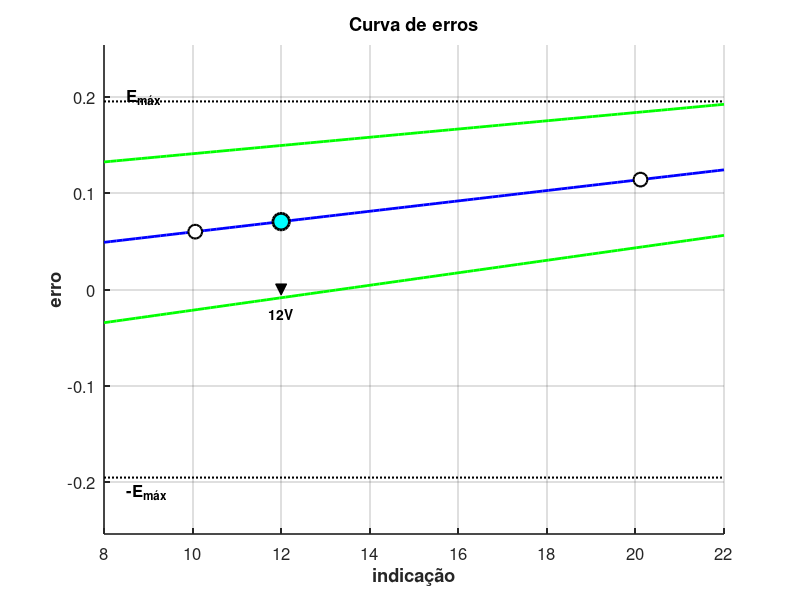

Write the MATLAB code that produced this figure.
% Análise Metrológica do Voltímetro Eletrônico
% Questão: Curva de Erros e Erro Máximo para 12V

clear all;
close all;
clc;

fprintf('=== ANÁLISE METROLÓGICA DO VOLTÍMETRO ELETRÔNICO ===\n\n');

% Dados das medições
% Pilha padrão de 10V (valor verdadeiro)
valor_real_10V = 10.0;
medicoes_10V = [10.08, 10.09, 10.00, 10.14, 10.01, 10.05, 10.05, 10.04, 10.06, 10.08];

% Pilha padrão de 20V (valor verdadeiro)  
valor_real_20V = 20.0;
medicoes_20V = [20.11, 20.10, 20.14, 20.13, 20.09, 20.09, 20.13, 20.12, 20.18, 20.05];

% Cálculo dos erros para cada medição
erros_10V = medicoes_10V - valor_real_10V;
erros_20V = medicoes_20V - valor_real_20V;

% Estatísticas para 10V
media_10V = mean(medicoes_10V);
desvio_10V = std(medicoes_10V);
erro_medio_10V = mean(erros_10V);

% Estatísticas para 20V
media_20V = mean(medicoes_20V);
desvio_20V = std(medicoes_20V);
erro_medio_20V = mean(erros_20V);

% Exibir estatísticas
fprintf('PILHA DE 10V:\n');
fprintf('Média das medições: %.4f V\n', media_10V);
fprintf('Desvio padrão: %.4f V\n', desvio_10V);
fprintf('Erro médio: %.4f V\n', erro_medio_10V);
fprintf('Erros individuais: ');
fprintf('%.3f ', erros_10V);
fprintf('\n\n');

fprintf('PILHA DE 20V:\n');
fprintf('Média das medições: %.4f V\n', media_20V);
fprintf('Desvio padrão: %.4f V\n', desvio_20V);
fprintf('Erro médio: %.4f V\n', erro_medio_20V);
fprintf('Erros individuais: ');
fprintf('%.3f ', erros_20V);
fprintf('\n\n');

% Para distribuição normal com 95,45% de abrangência (2 sigma)
k = 2; % fator de cobertura para 95,45%

% Incerteza expandida para cada ponto
incerteza_10V = k * desvio_10V;
incerteza_20V = k * desvio_20V;

fprintf('INCERTEZAS EXPANDIDAS (95,45%%):\n');
fprintf('10V: ±%.4f V\n', incerteza_10V);
fprintf('20V: ±%.4f V\n', incerteza_20V);
fprintf('\n');

% a) CURVA DE ERROS (Erro x Indicação)
% Pontos para a curva de calibração
indicacoes = [media_10V, media_20V];
erros_medios = [erro_medio_10V, erro_medio_20V];
incertezas = [incerteza_10V, incerteza_20V];

% Ajuste linear da curva de erros
coef = polyfit(indicacoes, erros_medios, 1);
slope = coef(1);
intercept = coef(2);

fprintf('EQUAÇÃO DA CURVA DE ERROS:\n');
fprintf('Erro = %.6f × Indicação + %.6f\n', slope, intercept);
fprintf('(Erro em V, Indicação em V)\n\n');

% Gerar pontos para plotar a reta
x_plot = linspace(9, 21, 100);
y_plot = polyval(coef, x_plot);

% b) ERRO MÁXIMO para pilha de 12V
valor_12V = 12.0;
erro_12V = polyval(coef, valor_12V);

% Interpolação da incerteza para 12V
incerteza_12V = interp1(indicacoes, incertezas, valor_12V, 'linear');

erro_maximo_12V = abs(erro_12V) + incerteza_12V;

fprintf('ERRO PARA PILHA DE 12V:\n');
fprintf('Erro calculado: %.4f V\n', erro_12V);
fprintf('Incerteza expandida: ±%.4f V\n', incerteza_12V);
fprintf('ERRO MÁXIMO: %.4f V\n\n', erro_maximo_12V);

% GRÁFICO: CURVA DE ERROS (Erro x Indicação) - Modelo do Professor
figure(1);
clf;
hold on;

% Calcular o erro máximo para definir as linhas de referência
E_max = max(abs([erros_medios])) + max(incertezas);

% Definir faixa ampla para o gráfico (seguindo modelo da imagem)
x_range = linspace(8, 22, 100);
y_curva = polyval(coef, x_range);

% Interpolar incerteza ao longo da curva ampla
incerteza_range = interp1(indicacoes, incertezas, x_range, 'linear', 'extrap');

% Curvas de erro superior e inferior (envelope de incerteza)
y_superior = y_curva + incerteza_range;
y_inferior = y_curva - incerteza_range;

% Plotar as linhas horizontais pontilhadas para Emáx e -Emáx
x_lim = [8, 22];
plot(x_lim, [E_max, E_max], 'k:', 'LineWidth', 1.5);
plot(x_lim, [-E_max, -E_max], 'k:', 'LineWidth', 1.5);

% Plotar curvas de erro (superior e inferior)
plot(x_range, y_superior, 'g-', 'LineWidth', 2);
plot(x_range, y_inferior, 'g-', 'LineWidth', 2);

% Plotar ajuste linear principal (curva de erros central)
plot(x_range, y_curva, 'b-', 'LineWidth', 2);

% Plotar dados medidos (pontos) - estilo similar à imagem
plot(indicacoes, erros_medios, 'wo', 'MarkerSize', 10, 'MarkerFaceColor', 'w', 'MarkerEdgeColor', 'k', 'LineWidth', 1.5);

% Marcar o erro em 12V com destaque
plot(valor_12V, erro_12V, 'co', 'MarkerSize', 12, 'MarkerFaceColor', 'c', 'MarkerEdgeColor', 'k', 'LineWidth', 2);

% Adicionar texto para Emáx (seguindo modelo da imagem)
text(8.5, E_max + 0.005, 'E_{máx}', 'FontSize', 12, 'FontWeight', 'bold');
text(8.5, -E_max - 0.015, '-E_{máx}', 'FontSize', 12, 'FontWeight', 'bold');

% Marcar ponto especial (equivalente ao "1015" da imagem)
plot(valor_12V, 0, 'v', 'MarkerSize', 8, 'MarkerFaceColor', 'k', 'MarkerEdgeColor', 'k');
text(valor_12V, -0.025, '12V', 'FontSize', 10, 'FontWeight', 'bold', 'HorizontalAlignment', 'center');

% Configurações do gráfico (seguindo modelo)
xlabel('indicação', 'FontSize', 14, 'FontWeight', 'bold');
ylabel('erro', 'FontSize', 14, 'FontWeight', 'bold');
title('Curva de erros', 'FontSize', 16, 'FontWeight', 'bold');
grid on;

% Ajustar limites dos eixos para seguir o modelo
xlim([8, 22]);
ylim([-E_max*1.3, E_max*1.3]);

% Melhorar aparência geral
set(gca, 'FontSize', 12);
set(gca, 'LineWidth', 1.2);

% Salvar gráfico como PNG
print('curva_erros_voltimetro.png', '-dpng', '-r300');

% Salvar resultados em arquivo
fid = fopen('resultados_analise.txt', 'w');
fprintf(fid, 'RESULTADOS DA ANÁLISE METROLÓGICA\n');
fprintf(fid, '=================================\n\n');
fprintf(fid, 'Equação da Curva de Erros:\n');
fprintf(fid, 'Erro = %.6f × Indicação + %.6f\n\n', slope, intercept);
fprintf(fid, 'Para pilha de 12V:\n');
fprintf(fid, 'Erro calculado: %.4f V\n', erro_12V);
fprintf(fid, 'Incerteza expandida: ±%.4f V\n', incerteza_12V);
fprintf(fid, 'ERRO MÁXIMO: %.4f V\n', erro_maximo_12V);
fclose(fid);

fprintf('Análise concluída! Arquivos gerados:\n');
fprintf('  ✓ Resultados: "resultados_analise.txt"\n');
fprintf('  ✓ Gráfico PNG: "curva_erros_voltimetro.png"\n');
fprintf('  ✓ Curva de Erros exibida na Figura 1 (modelo do professor)\n');

% Análise concluída com sucesso!
fprintf('\n=== RESUMO FINAL ===\n');
fprintf('✓ Curva de Erros: Erro = %.6f × Indicação + %.6f\n', slope, intercept);
fprintf('✓ Erro Máximo para 12V: %.4f V\n', erro_maximo_12V);
fprintf('✓ Erro Máximo Geral (Emáx): %.4f V\n', E_max);
fprintf('✓ Gráfico reformatado conforme modelo do professor\n');
fprintf('✓ Arquivos salvos com sucesso!\n'); 